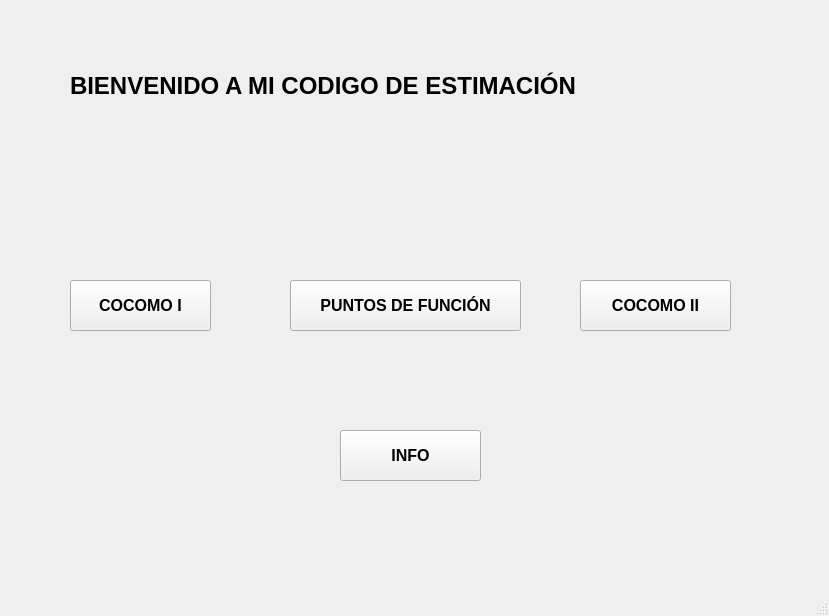
<?xml version="1.0" encoding="UTF-8"?>
<ui version="4.0">
 <class>MainWindow</class>
 <widget class="QMainWindow" name="MainWindow">
  <property name="geometry">
   <rect>
    <x>0</x>
    <y>0</y>
    <width>829</width>
    <height>616</height>
   </rect>
  </property>
  <property name="windowTitle">
   <string>MainWindow</string>
  </property>
  <widget class="QWidget" name="centralwidget">
   <widget class="QPushButton" name="pushButton_2">
    <property name="geometry">
     <rect>
      <x>340</x>
      <y>430</y>
      <width>141</width>
      <height>51</height>
     </rect>
    </property>
    <property name="font">
     <font>
      <pointsize>12</pointsize>
      <weight>75</weight>
      <bold>true</bold>
     </font>
    </property>
    <property name="text">
     <string>INFO</string>
    </property>
   </widget>
   <widget class="QLabel" name="label">
    <property name="geometry">
     <rect>
      <x>70</x>
      <y>50</y>
      <width>681</width>
      <height>71</height>
     </rect>
    </property>
    <property name="font">
     <font>
      <pointsize>18</pointsize>
      <weight>75</weight>
      <bold>true</bold>
     </font>
    </property>
    <property name="text">
     <string>BIENVENIDO A MI CODIGO DE ESTIMACIÓN</string>
    </property>
   </widget>
   <widget class="QPushButton" name="pushButton">
    <property name="geometry">
     <rect>
      <x>70</x>
      <y>280</y>
      <width>141</width>
      <height>51</height>
     </rect>
    </property>
    <property name="font">
     <font>
      <pointsize>12</pointsize>
      <weight>75</weight>
      <bold>true</bold>
     </font>
    </property>
    <property name="text">
     <string>COCOMO I</string>
    </property>
   </widget>
   <widget class="QPushButton" name="pushButton_1">
    <property name="geometry">
     <rect>
      <x>580</x>
      <y>280</y>
      <width>151</width>
      <height>51</height>
     </rect>
    </property>
    <property name="font">
     <font>
      <pointsize>12</pointsize>
      <weight>75</weight>
      <bold>true</bold>
     </font>
    </property>
    <property name="text">
     <string>COCOMO II</string>
    </property>
   </widget>
   <widget class="QPushButton" name="pushButton_3">
    <property name="geometry">
     <rect>
      <x>290</x>
      <y>280</y>
      <width>231</width>
      <height>51</height>
     </rect>
    </property>
    <property name="font">
     <font>
      <pointsize>12</pointsize>
      <weight>75</weight>
      <bold>true</bold>
     </font>
    </property>
    <property name="text">
     <string>PUNTOS DE FUNCIÓN</string>
    </property>
   </widget>
   <widget class="QLabel" name="label_2">
    <property name="geometry">
     <rect>
      <x>60</x>
      <y>130</y>
      <width>151</width>
      <height>141</height>
     </rect>
    </property>
    <property name="text">
     <string/>
    </property>
    <property name="pixmap">
     <pixmap>c1.png</pixmap>
    </property>
    <property name="scaledContents">
     <bool>true</bool>
    </property>
   </widget>
   <widget class="QLabel" name="label_3">
    <property name="geometry">
     <rect>
      <x>320</x>
      <y>140</y>
      <width>161</width>
      <height>131</height>
     </rect>
    </property>
    <property name="text">
     <string/>
    </property>
    <property name="pixmap">
     <pixmap>c2.png</pixmap>
    </property>
    <property name="scaledContents">
     <bool>true</bool>
    </property>
   </widget>
   <widget class="QLabel" name="label_4">
    <property name="geometry">
     <rect>
      <x>580</x>
      <y>140</y>
      <width>151</width>
      <height>131</height>
     </rect>
    </property>
    <property name="text">
     <string/>
    </property>
    <property name="pixmap">
     <pixmap>c3.png</pixmap>
    </property>
    <property name="scaledContents">
     <bool>true</bool>
    </property>
   </widget>
  </widget>
  <widget class="QStatusBar" name="statusbar"/>
 </widget>
 <resources/>
 <connections/>
</ui>
